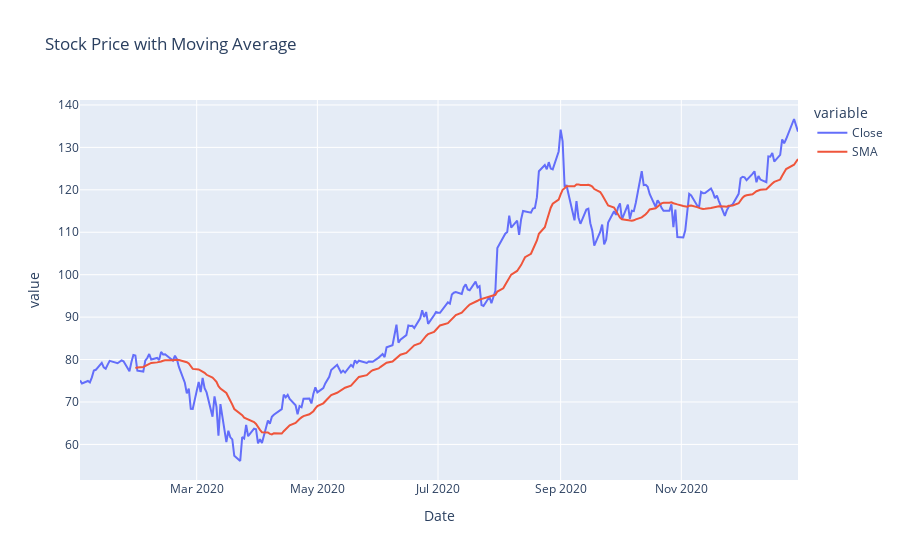

Here is the notebook cell this chart was saved with:
### Code cell
# Plot stock data
analyzer.plot_stock_data(stock_data)

### Figure 1 — Plotly figure (JSON) as saved in the notebook; plotly's stock layout.template omitted (floating-point values rounded to 4 significant figures; data arrays with more than 128 entries replaced by an {"elided": "..."} marker saying what was removed)
{"data": [{"hovertemplate": "variable=Close<br>Date=%{x}<br>value=%{y}<extra></extra>", "legendgroup": "Close", "line": {"color": "#636efa", "dash": "solid"}, "marker": {"symbol": "circle"}, "mode": "lines", "name": "Close", "orientation": "v", "showlegend": true, "type": "scatter", "x": {"elided": "252 str values"}, "xaxis": "x", "y": {"elided": "252 float values"}, "yaxis": "y"}, {"hovertemplate": "variable=SMA<br>Date=%{x}<br>value=%{y}<extra></extra>", "legendgroup": "SMA", "line": {"color": "#EF553B", "dash": "solid"}, "marker": {"symbol": "circle"}, "mode": "lines", "name": "SMA", "orientation": "v", "showlegend": true, "type": "scatter", "x": {"elided": "252 str values"}, "xaxis": "x", "y": {"elided": "252 float values"}, "yaxis": "y"}], "layout": {"legend": {"title": {"text": "variable"}, "tracegroupgap": 0}, "title": {"text": "Stock Price with Moving Average"}, "xaxis": {"anchor": "y", "domain": [0, 1], "title": {"text": "Date"}}, "yaxis": {"anchor": "x", "domain": [0, 1], "title": {"text": "value"}}}}
